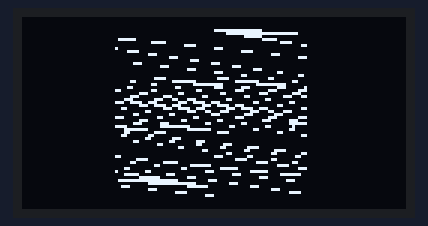
Bench run of a sketch on a simulated Arduino Uno, built with avr-gcc and run on an emulated ATmega328P. Parts: 128×64 one-colour display.

Above: at 0.3 s.

The sketch:

oled_pic.ino
```cpp
#include "U8glib.h"

// inicializace OLED
U8GLIB_SSD1306_128X64 u8g(U8G_I2C_OPT_NONE);

const uint8_t vesely[] PROGMEM = {
0x0,0x0,0x0,0x0,0x0,0x0,0x0,0x0,0x0,
0x0,0x0,0x0,0x7f,0xff,0x80,0x0,0x0,0x0,
0x0,0x0,0x7,0xff,0xff,0xf8,0x0,0x0,0x0,
0x0,0x0,0x1f,0x80,0x0,0x7e,0x0,0x0,0x0,
0x0,0x0,0x7c,0x0,0x0,0xf,0x80,0x0,0x0,
0x0,0x1,0xe0,0x0,0x0,0x1,0xe0,0x0,0x0,
0x0,0x3,0x80,0x0,0x0,0x0,0x70,0x0,0x0,
0x0,0xf,0x0,0x0,0x0,0x0,0x3c,0x0,0x0,
0x0,0x1c,0x0,0x0,0x0,0x0,0xe,0x0,0x0,
0x0,0x38,0x0,0x0,0x0,0x0,0x7,0x0,0x0,
0x0,0x70,0x0,0x0,0x0,0x0,0x3,0x80,0x0,
0x0,0xe0,0x0,0x0,0x0,0x0,0x1,0xc0,0x0,
0x1,0xc0,0x0,0x0,0x0,0x0,0x0,0xe0,0x0,
0x3,0x80,0x0,0x0,0x0,0x0,0x0,0x70,0x0,
0x3,0x0,0x0,0x0,0x0,0x0,0x0,0x30,0x0,
0x6,0x0,0x7,0x80,0x0,0x3c,0x0,0x18,0x0,
0x6,0x0,0x1f,0xe0,0x0,0xff,0x0,0x18,0x0,
0xc,0x0,0x3f,0xf0,0x1,0xff,0x80,0xc,0x0,
0xc,0x0,0x70,0x38,0x3,0x81,0xc0,0xc,0x0,
0x18,0x0,0xe0,0x1c,0x7,0x0,0xe0,0x6,0x0,
0x18,0x0,0xe0,0x1c,0x7,0x0,0xe0,0x6,0x0,
0x18,0x0,0xe3,0x1c,0x7,0x18,0xe0,0x6,0x0,
0x30,0x0,0xe7,0x9c,0x7,0x3c,0xe0,0x3,0x0,
0x30,0x0,0xe7,0x9c,0x7,0x3c,0xe0,0x3,0x0,
0x30,0x0,0xe7,0x9c,0x7,0x3c,0xe0,0x3,0x0,
0x30,0x0,0xe3,0x1c,0x7,0x18,0xe0,0x3,0x0,
0x30,0x0,0xe0,0x1c,0x7,0x0,0xe0,0x3,0x0,
0x30,0x0,0xe0,0x1c,0x7,0x0,0xe0,0x3,0x0,
0x30,0x0,0x70,0x38,0x3,0x81,0xc0,0x3,0x0,
0x30,0x0,0x3f,0xf0,0x1,0xff,0x80,0x3,0x0,
0x30,0x10,0x1f,0xe0,0x0,0xff,0x0,0x3,0x0,
0x30,0x18,0x7,0x80,0x0,0x3c,0x0,0x3,0x0,
0x30,0x18,0x0,0x0,0x0,0x0,0x0,0x3,0x0,
0x30,0x1c,0x0,0x0,0x0,0x0,0x0,0x3,0x0,
0x30,0x1c,0x0,0x0,0x0,0x0,0x0,0x3,0x0,
0x18,0xe,0x0,0x0,0x0,0x0,0x0,0x6,0x0,
0x18,0xf,0x0,0x0,0x0,0x0,0x0,0x6,0x0,
0x18,0x7,0x80,0x0,0x0,0x0,0x0,0x6,0x0,
0xc,0x3,0xc0,0x0,0x0,0x0,0x70,0xc,0x0,
0xc,0x1,0xe0,0x0,0x0,0x0,0xf0,0xc,0x0,
0x6,0x0,0xf8,0x0,0x0,0x1,0xe0,0x18,0x0,
0x6,0x0,0x7f,0x0,0x0,0x3,0xc0,0x18,0x0,
0x3,0x0,0x1f,0x80,0x0,0x7,0x80,0x30,0x0,
0x3,0x80,0x7,0xe0,0x0,0x1f,0x0,0x70,0x0,
0x1,0xc0,0x1,0xfc,0x0,0xfe,0x0,0xe0,0x0,
0x0,0xe0,0x0,0x7f,0xff,0xf8,0x1,0xc0,0x0,
0x0,0x70,0x0,0x1f,0xff,0xe0,0x3,0x80,0x0,
0x0,0x38,0x0,0x0,0xfe,0x0,0x7,0x0,0x0,
0x0,0x1c,0x0,0x0,0x0,0x0,0xe,0x0,0x0,
0x0,0xf,0x0,0x0,0x0,0x0,0x3c,0x0,0x0,
0x0,0x3,0x80,0x0,0x0,0x0,0x70,0x0,0x0,
0x0,0x1,0xe0,0x0,0x0,0x1,0xe0,0x0,0x0,
0x0,0x0,0x7c,0x0,0x0,0xf,0x80,0x0,0x0,
0x0,0x0,0x1f,0x80,0x0,0x7e,0x0,0x0,0x0,
0x0,0x0,0x7,0xff,0xff,0xf8,0x0,0x0,0x0,
0x0,0x0,0x0,0x7f,0xff,0x80,0x0,0x0,0x0,
0x0,0x0,0x0,0x0,0x0,0x0,0x0,0x0,0x0
};

int sirka_displeje = 128;
int vyska_displeje = 64;

int sirka_obrazku = 65;
int vyska_obrazku = 57;

// vycentrovane souradnice pro obrazek
int x = (sirka_displeje - sirka_obrazku) / 2;
int y = (vyska_displeje - vyska_obrazku) / 2;

void setup() {
  // nic
}

// vypise vysledek na displeji
void vykresli() {
  //x = x souradnice, kde zacne kreslit obrazek (0;0 - levy horni roh)
  //y = y souradnice, kde zacne kreslit obrazek (0;0 - levy horni roh)
  //pocet bajtu na sirku obrazku
  //vyska obrazku
  //obrazek
  int pocet_bajtu_sirka_obrazku = (int)(sirka_obrazku / 8.0 + 0.5);
  u8g.drawBitmapP(x, y, pocet_bajtu_sirka_obrazku, vyska_obrazku, vesely);
}

void loop() {
  u8g.firstPage();
  do {
    vykresli();
  } while (u8g.nextPage());

  delay(1000);
}
```
